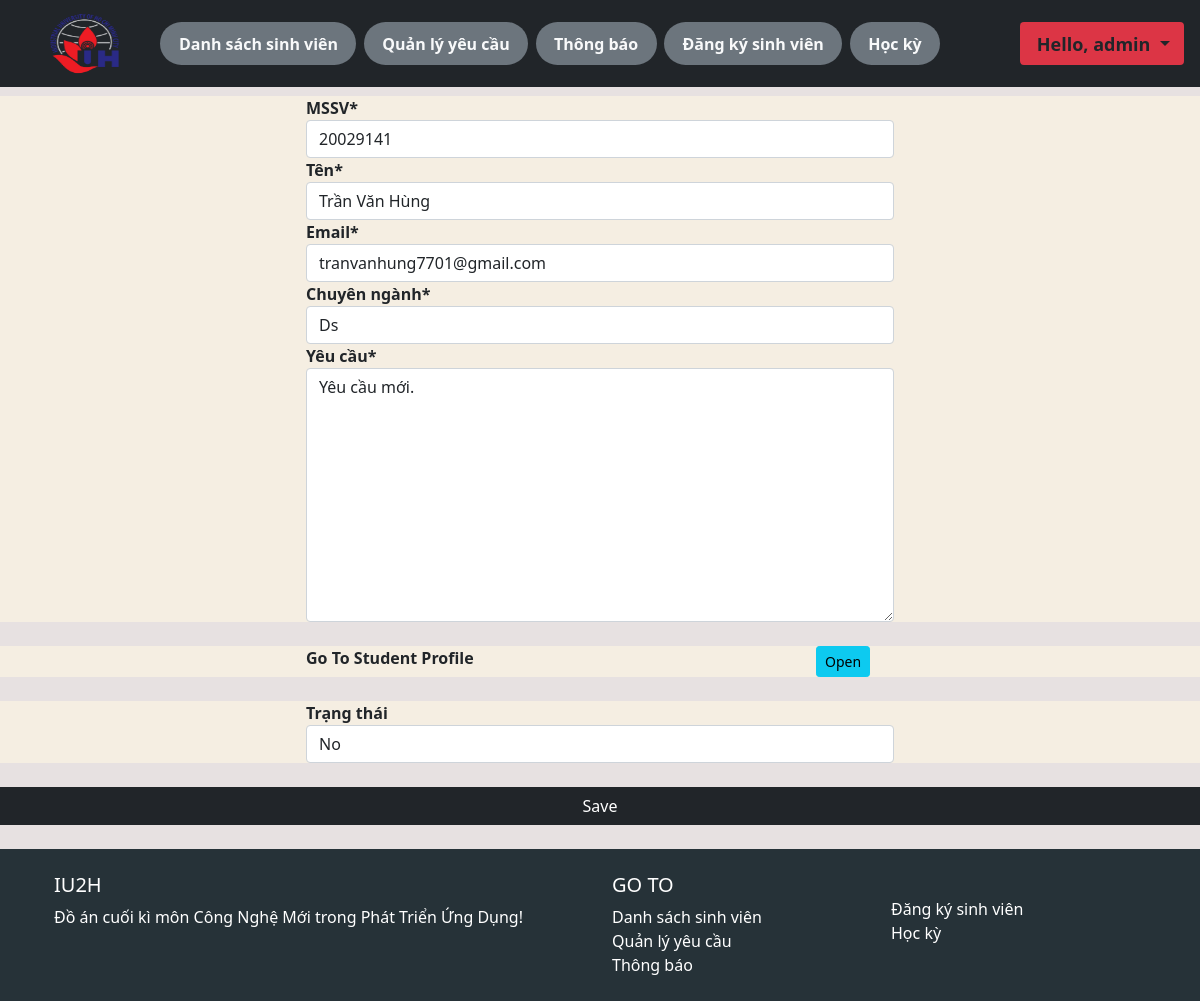
Page /enquiry_render/6/ (signed in) on the committed database.
### fees/models.py (models this page shows, shortened)
class EnquiryForm(models.Model):
    BranchType = models.TextChoices('BranchType', 'CS DS SE IT IS')
    EnquiryStatus = models.TextChoices('EnquiryStatus', 'No Yes')
    roll = models.CharField('MSSV', max_length=8, blank=False)
    name = models.CharField('Tên', max_length=250, blank=False)
    email = models.EmailField('Email', max_length=250, blank=False)
    branch = models.CharField('Chuyên ngành', max_length=15, blank=False, choices=BranchType.choices)
    Enquiry = models.TextField("Yêu cầu", blank=False)
    Enquiry_status = models.CharField('Trạng thái', max_length=3, null=True, choices=EnquiryStatus.choices, blank=True, default=EnquiryStatus.No)
    datecreated = models.DateTimeField(auto_now_add=True, null=True)
    template = '{} {} {}'

### fees/decorators.py (the view)
        def wrapper_func(request, *args, **kwargs):
            group = None
            if request.user.groups.exists():
                group = request.user.groups.all()[0].name
            if group in allowed_roles:
                return view_func(request, *args, **kwargs)
            else:
                return HttpResponse('You are not authorize')

### fees/forms.py
class StudentEnquiryFormUpdate(ModelForm):
    class Meta:
        model = EnquiryForm
        fields = '__all__'

### fees/views.py (called while the page is built, shortened)
@login_required(login_url = 'login')
@allowed_users(allowed_roles=['admin'])
def enquiry_render(request, pk):
    particular_enq = EnquiryForm.objects.get(id=pk)
    form = StudentEnquiryFormUpdate(instance=particular_enq)
    student_data = Student.objects.get(roll=particular_enq.roll)
    semester_tabs = student_data.semester_set.all()
    roll = particular_enq.roll
    name = particular_enq.name
    branch = particular_enq.branch
    email = particular_enq.email
    Enquiry = particular_enq.Enquiry
    Enquiry_status = particular_enq.Enquiry_status
    context = {'particular_enq':particular_enq, 'form':form, 'student_data':student_data, 'semester_tabs':semester_tabs, 'roll':roll, 'name':name, 'email':email, 'branch':branch, 'Enquiry':Enquiry}
    return render(request, 'fees/part_enq.html', context)

### fees/templates/fees/part_enq.html (shortened to what this page needs)
{% extends 'fees/main.html' %}
{% load static %}
{% load crispy_forms_tags %}
{% block content %}
<br>
<form action="" method="POST">
    <div class="row" style="background-color: rgb(245, 238, 226);">
        <div class="col-3">
        </div>
        <div class="col-6">
            <strong>{{ form.roll|as_crispy_field }}</strong>
        </div>
    </div>
    <div class="row" style="background-color: rgb(245, 238, 226);">
        <div class="col-3">
        </div>
        <div class="col-6">
            <strong>{{ form.name|as_crispy_field }}</strong>
        </div>
    </div>
    <div class="row" style="background-color: rgb(245, 238, 226);">
        <div class="col-3">
        </div>
        <div class="col-6">
            <strong>{{ form.email|as_crispy_field }}</strong>
        </div>
    </div>
    <div class="row" style="background-color: rgb(245, 238, 226);">
        <div class="col-3">
        </div>
        <div class="col-6">
            <strong>{{ form.branch|as_crispy_field }}</strong>
        </div>
    </div>
    <div class="row" style="background-color:rgb(245, 238, 226);">
        <div class="col-3">
        </div>
        <div class="col-6">
            <strong>{{ form.Enquiry|as_crispy_field }}</strong>
        </div>
    </div>
    <br>
<div class="row" style="background-color:rgb(245, 238, 226);">
        <div class="col-3">
        </div>
        <div class="col-5">
        <strong>Go To Student Profile</strong>
        </div>
        <div class="col-1">
            <strong><a class="btn btn-sm btn-info" href="{% url 'students' student_data.roll %}">Open </a></strong>
        </div>
    </div>
<br>
<div class="row" style="background-color:rgb(245, 238, 226);">
        <div class="col-3">
        </div>
        <div class="col-6">
            <strong>{{ form.Enquiry_status|as_crispy_field }}</strong>
        </div>
    </div>
<br>
    <div class="row" style="background-color: rgb(245, 238, 226);">
        <input type="submit" name='submit' value='Save' class="btn btn-dark">
    </div>
    <br>
</form>
{% endblock %}

### fees/templates/fees/navbar.html (shortened to what this page needs)
{% load static %}
{% if request.user.is_staff %}
<nav class="navbar navbar-expand-lg navbar-dark bg-dark w-100 p-1" style="position: fixed; z-index: 1;">
  <div class="container-fluid">
    <a href="{% url 'home' %}">
      <img src="{% static 'images/iuh_logo-2.png' %}" alt="" style="padding: 0%;width:137px; height:79px;">
    </a>
    <div class="collapse navbar-collapse" id="navbarNavDropdown"  style="overflow-x:visible;width: 100%;">
      <ul class="navbar-nav">
        <li class="nav-item badge rounded-pill bg-secondary " style="margin-left: 1%; font-size: 100%;">
          <a class="nav-link active text-light" aria-current="page" href="{% url 'home' %}">Danh sách sinh viên</a>
        </li>
        <li class="nav-item badge rounded-pill bg-secondary " style="margin-left: 1%; font-size: 100%;">
          <a class="nav-link active text-light" href="{% url 'enquiry_admin' %}">Quản lý yêu cầu</a>
        </li>
        <li class="nav-item badge rounded-pill bg-secondary " style="margin-left: 1%; font-size: 100%;">
          <a class="nav-link active text-light" href="{% url 'announcement' %}">Thông báo</a>
        </li>
        <li class="nav-item badge rounded-pill bg-secondary " style="margin-left: 1%; font-size: 100%;">
          <a class="nav-link active text-light" href="{% url 'registration' %}">Đăng ký sinh viên</a>
        </li>
        <li class="nav-item badge rounded-pill bg-secondary " style="margin-left: 1%; font-size: 100%;">
          <a class="nav-link active text-light" href="{% url 'automate_semester' %}">Học kỳ</a>
        </li>
      </ul>
    </div>
    <ul class="nav navbar-nav navbar-right" style="margin-left: 1%; margin: right 1%;">
      <li class="nav-item dropdown badge bg-danger">
        <a class="nav-link dropdown-toggle text-dark" href="#" id="navbarDropdownMenuLink" role="button"
          data-bs-toggle="dropdown" aria-expanded="false" style="margin-left: 1%; font-size: 150%;">
          <span>Hello, {{request.user}} </span>
        </a>
      </li>
    </ul>
  </div>
</nav>
{% endif %}
<br>
<br>
<br>

### static/css/main.css (style rules this page uses)
body { background-color: #e7e1e1; }

### rows in the picture
EnquiryForm: roll "20029141", name "Trần Văn Hùng", email "tranvanhung7701@gmail.com", branch "Ds", Enquiry "Yêu cầu mới.", Enquiry_status "No"

### other values in the picture
{{ request.user }} "admin"
